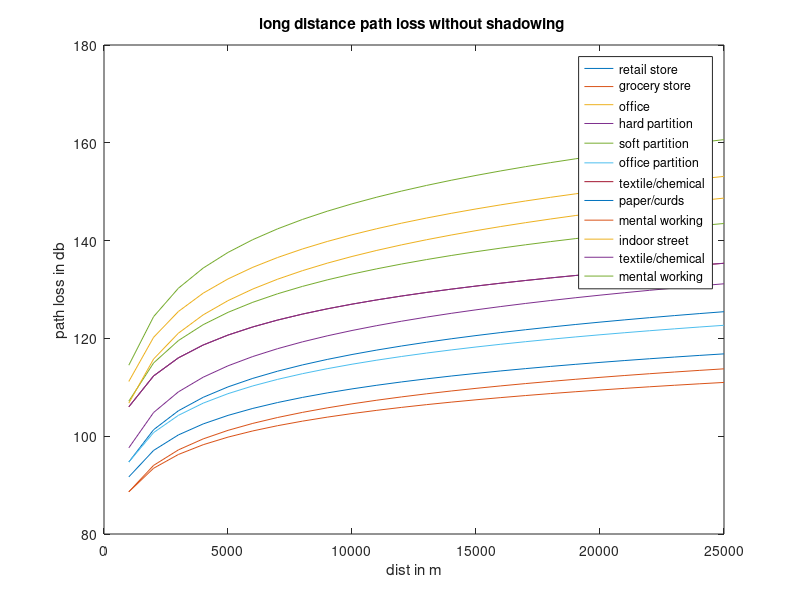
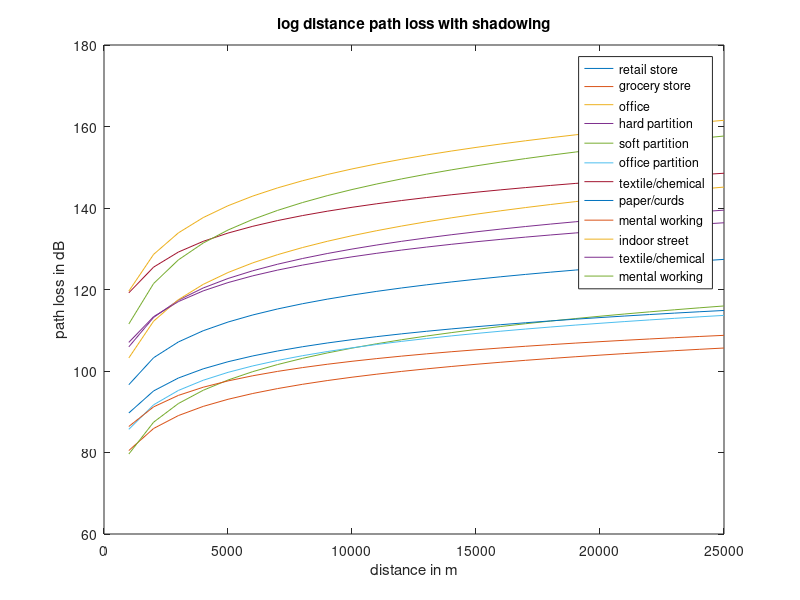

Write MATLAB code to recreate these figures, in order.
clc;
close all;
clear all;
d0=30;
f=[914 914 1500 900 1900 1300 4000 1300 1300 900 4000 1300];
n=[2.2 1.8 3 2.4 2.6 2 2.1 1.8 1.6 3 2.1 3.3];
sigma=[8.7 5.2 7 9.6 14.1 3 7 6 5.8 7 9.7 6.8];
d=[0 1000 2000 3000 4000 5000 6000 7000 8000 9000 10000 11000 12000 13000 14000 15000 16000 17000 18000 19000 20000 21000 22000 23000 24000 25000];
for i=1:12
    y(i)=300/(f(i));
    PL0(i)=-20*log10(y(i)/(4*pi*d0));
    X(i)=sigma(i).*randn(size(PL0(i)));
end
for i=1:12
    for j=1:26
        pld(i,j)=PL0(i)+(10*n(i)*log10(d(j)/d0));
        plad(i,j)=PL0(i)+(10*n(i)*log10(d(j)/d0))+X(i);
    end
end
figure(1)
plot(d,pld);
xlabel('dist in m');
ylabel('path loss in db');
title('long distance path loss without shadowing ');
hold on;
legend('retail store','grocery store','office','hard partition','soft partition','office partition','textile/chemical','paper/curds','mental working','indoor street','textile/chemical','mental working');
figure(2)
plot(d,plad);
plot(d,plad);
xlabel('distance in m');
ylabel('path loss in dB');
title('log distance path loss with shadowing');
hold on;
legend('retail store','grocery store','office','hard partition','soft partition','office partition','textile/chemical','paper/curds','mental working','indoor street','textile/chemical','mental working');
for i=1:12
    j=26;
    disp('with shadow:');
    disp(plad(j));
    disp('with out shadow:');
    disp(pld(j));
end










